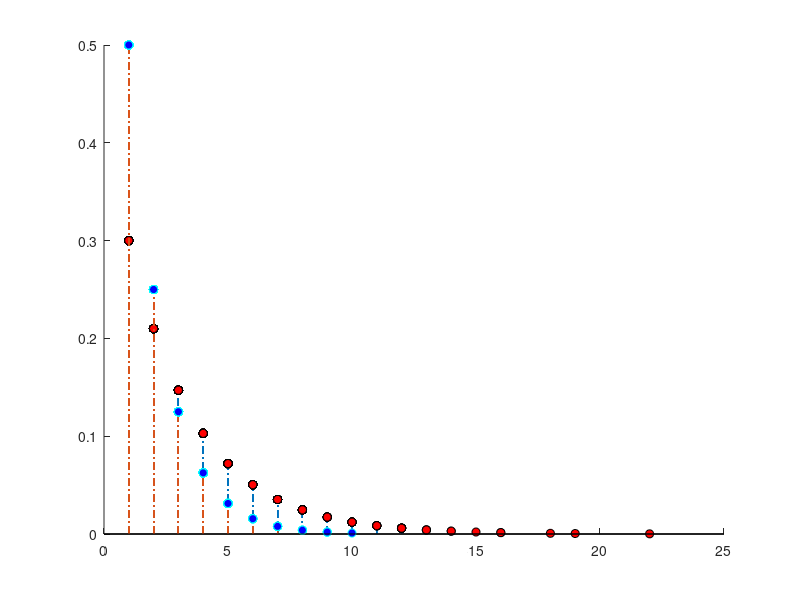

Write the MATLAB code that produced this figure. (Note: this script raises an error after producing the figure.)
p_geo=0.3;
%generating geometric random variable
for i=1:1000
    K=1;
    while(rand()>p_geo)
        K=K+1;
    end
    geo_1(i)=K;
end

%calculating geometric pdf formula
for i=1:1000
    p_geo(i)=power(0.7,(geo_1(i)-1))*0.3 ;
end

p_geo22=0.5;
for i=1:1000
    K2=1;
    while(rand()>p_geo22)
        K2=K2+1;
    end
    geo_12(i)=K2;
end

for i=1:1000
    p_geo2(i)=power(0.5,(geo_12(i)-1))*0.5 ;
end
figure; hold on; 
stem(geo_1,p_geo,'LineStyle','-.',...
     'MarkerFaceColor','red',...
     'MarkerEdgeColor','k');
 stem(geo_12,p_geo2,'LineStyle','-.',...
     'MarkerFaceColor','b',...
     'MarkerEdgeColor','c');
 histogram(geo_1,'Normalization','probability','FaceColor','red');
histogram(geo_12,'Normalization','probability','FaceColor','w');
legend('p=0.3 Analytical', 'p=0.5 Analytical','p=0.3 Simulated','p=0.5 Simulated');